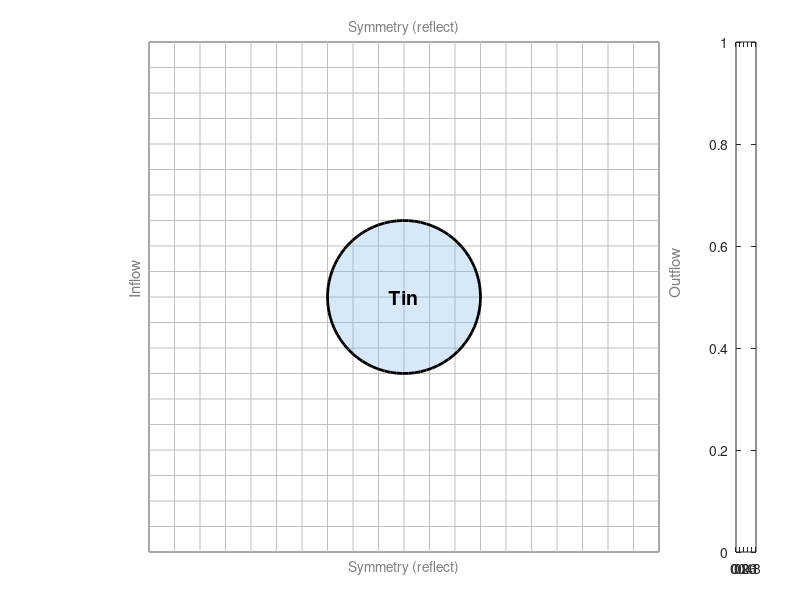

Write the MATLAB code that produced this figure. (Note: this script raises an error after producing the figure.)
%% ========================================================================
%  SPARTA Flow Visualization — 2D Cross-Section of DSMC Simulation
%  Shows: Cartesian grid, H₂ molecules flowing through cells,
%         surface collisions on the tin sphere (no intermolecular collisions)
%  ========================================================================
clear; clc; close all;

%% Domain (2D slice through the 3D box)
Lx = 10; Ly = 10;        % domain size [arb. units]
cx = 5; cy = 5; r = 1.5; % tin sphere (cross-section)
N_grid = 20;             % cells per side
dx_cell = Lx / N_grid;

% Flow parameters
v_flow = 1.0;             % mean drift (x-direction)
v_therm = 2.5;            % thermal speed
alpha = 0.3;              % CLL accommodation coefficient
dt = 0.04;                % timestep per frame

% Injection: particles per timestep at steady state ≈ injection_rate
% Crossing time = Lx/v_flow = 10 steps at v_flow=1 with dt=0.04 → 250 steps
% Target ~600 particles in domain → inject ~600/250 ≈ 2-3 per step
injection_rate = 3;

% Dynamic particle array (grows from empty)
x = []; y = [];
vx = []; vy = [];

%% Setup figure
fig = figure('Color', 'w', 'Position', [100, 100, 900, 700]);
ax = axes('Position', [0.08, 0.08, 0.85, 0.85]);
hold(ax, 'on'); axis equal; axis([0, Lx, 0, Ly]);
box on; set(ax, 'XTick', [], 'YTick', []);

% 1. Draw grid cells
for i = 0:N_grid
    plot(ax, [i*Lx/N_grid, i*Lx/N_grid], [0, Ly], 'Color', [0.75 0.75 0.75], 'LineWidth', 0.5);
    plot(ax, [0, Lx], [i*Ly/N_grid, i*Ly/N_grid], 'Color', [0.75 0.75 0.75], 'LineWidth', 0.5);
end

% 2. Draw tin sphere
theta = linspace(0, 2*pi, 80);
fill(ax, cx + r*cos(theta), cy + r*sin(theta), [0.5 0.7 0.9], ...
    'EdgeColor', 'k', 'LineWidth', 2, 'FaceAlpha', 0.3);
text(ax, cx, cy, 'Tin', 'HorizontalAlignment', 'center', 'FontWeight', 'bold', 'FontSize', 14);

% 3. Boundary labels
text(ax, -0.3, Ly/2, 'Inflow', 'Rotation', 90, 'FontSize', 11, 'Color', [0.5 0.5 0.5]);
text(ax, Lx+0.3, Ly/2, 'Outflow', 'Rotation', 90, 'FontSize', 11, 'Color', [0.5 0.5 0.5]);
text(ax, Lx/2, -0.3, 'Symmetry (reflect)', 'FontSize', 10, 'Color', [0.5 0.5 0.5], ...
    'HorizontalAlignment', 'center');
text(ax, Lx/2, Ly+0.3, 'Symmetry (reflect)', 'FontSize', 10, 'Color', [0.5 0.5 0.5], ...
    'HorizontalAlignment', 'center');

% 4. Particle scatter (initially empty)
particle_h = scatter(ax, [], [], 8, [], 'filled');
colormap(ax, jet);
caxis(ax, [0, v_flow + v_therm]);
cb = colorbar(ax, 'Position', [0.92, 0.08, 0.025, 0.85]);
ylabel(cb, 'x-velocity', 'FontSize', 10);

% 5. Info text
info_h = text(ax, 0.02, 0.97, 'Steps: 0  |  Particles: 0', ...
    'Units', 'normalized', 'FontSize', 11, 'BackgroundColor', 'w', 'EdgeColor', 'k');

title(ax, 'SPARTA DSMC: H$_2$ Flow Around Tin Sphere (2D Slice)', ...
    'Interpreter', 'latex', 'FontSize', 14);

%% Animation loop
for step = 1:3000
    % --- Ballistic advection ---
    x = x + vx * dt;
    y = y + vy * dt;

    % --- Outflow boundaries (oo): particles that reach either x-face leave ---
    exit_xhi = (x > Lx);
    exit_xlo = (x < 0) | (x < dx_cell & vx < 0);
    exit_mask = (exit_xhi | exit_xlo);
    x(exit_mask) = []; y(exit_mask) = [];
    vx(exit_mask) = []; vy(exit_mask) = [];

    % --- Symmetry (rr): specular reflection at y-faces ---
    reflect_ylo = (y < 0);
    reflect_yhi = (y > Ly);
    y(reflect_ylo) = -y(reflect_ylo);
    vy(reflect_ylo) = -vy(reflect_ylo);
    y(reflect_yhi) = 2*Ly - y(reflect_yhi);
    vy(reflect_yhi) = -vy(reflect_yhi);

    % --- Surface collisions with tin sphere ---
    dx_s = x - cx;
    dy_s = y - cy;
    dist = sqrt(dx_s.^2 + dy_s.^2);
    hit = (dist < r);
    if any(hit)
        hit_idx = find(hit)';
        for idx = hit_idx
            nx = (x(idx) - cx) / dist(idx);
            ny = (y(idx) - cy) / dist(idx);
            x(idx) = cx + nx * (r + 0.02);
            y(idx) = cy + ny * (r + 0.02);
            if rand < alpha
                angle = rand * 2*pi;
                speed = sqrt(vx(idx)^2 + vy(idx)^2);
                vx(idx) = speed * cos(angle);
                vy(idx) = speed * sin(angle);
            else
                vn = vx(idx)*nx + vy(idx)*ny;
                vx(idx) = vx(idx) - 2*vn*nx;
                vy(idx) = vy(idx) - 2*vn*ny;
            end
        end
    end

    % --- Inflow (fix in emit/face xlo): inject fresh particles ---
    n_inject = injection_rate;
    x_new = zeros(n_inject, 1);
    y_new = rand(n_inject, 1) * Ly;
    vx_new = v_flow + v_therm * randn(n_inject, 1);
    vy_new = v_therm * randn(n_inject, 1);

    x = [x; x_new]; y = [y; y_new];
    vx = [vx; vx_new]; vy = [vy; vy_new];

    % --- Update plot ---
    set(particle_h, 'XData', x, 'YData', y, 'CData', vx);
    set(info_h, 'String', sprintf('Steps: %d  |  Particles: %d', step, length(x)));
    drawnow;
    pause(0.03);
end
